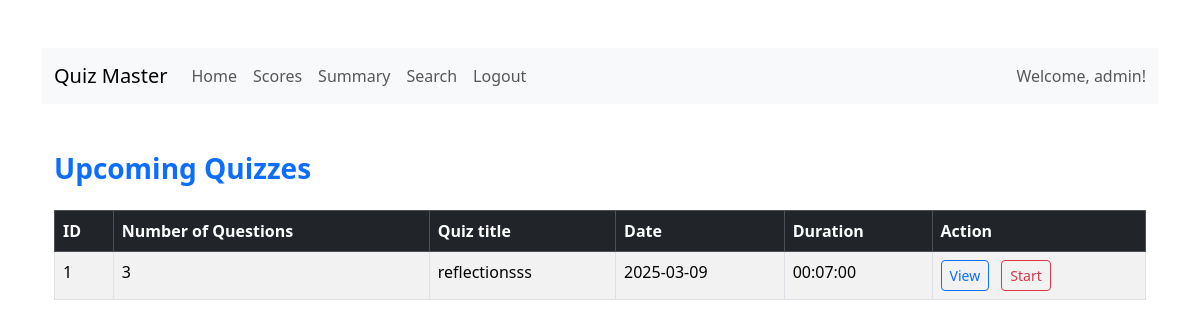
/dashboard/user/1, run on an earlier commit of the app's database.
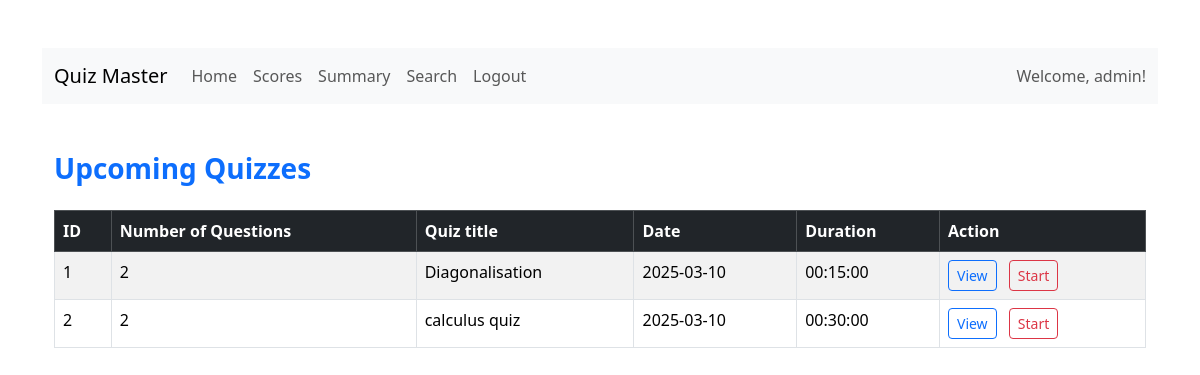
And on a later commit of the database.
### models/quiz.py (models this page shows)
class Quiz(db.Model):
    id = db.Column(db.Integer, primary_key=True)
    chapter_id = db.Column(db.Integer, db.ForeignKey('chapter.id'), nullable=False)
    quizdate = db.Column(db.Date)
    quizduration = db.Column(db.Time)
    quizname=db.Column(db.String(150), nullable=False,unique=True)
    questions = db.relationship('Question', backref='quiz', cascade="all, delete-orphan", lazy=True)
    scores = db.relationship('Score', backref='quiz', cascade="all, delete-orphan", lazy=True)
    @hybrid_property
    def noofquestions(self):
        return len(self.questions)

### app.py (the view)
@app.route("/dashboard/user/<int:id>", methods=["GET", "POST"])
def userdashboard(id):
    user=User.query.filter_by(id=id).first()
    name=user.fullname
    return render_template(
        "userdashboard.html",
        quizzes=Quiz.query.filter(Quiz.quizdate >= date.today()).all(),
        user=user,
        id=id,name=name
    )

### templates/userdashboard.html (shortened to what this page needs)
{% extends "base.html" %}
{% block content %}
<nav class="navbar navbar-expand-lg navbar-light bg-light">
    <div class="container-fluid">
      <a class="navbar-brand" href="{{ url_for('userdashboard', id=user.id) }}">Quiz Master</a>
      <div class="collapse navbar-collapse">
        <ul class="navbar-nav me-auto mb-2 mb-lg-0">
          <li class="nav-item"><a class="nav-link" href="{{ url_for('userdashboard', id=user.id) }}">Home</a></li>
          <li class="nav-item"><a class="nav-link" href="{{ url_for('userscores', id=user.id) }}">Scores</a></li>
          <li class="nav-item"><a class="nav-link" href="{{ url_for('usersummary', id=user.id) }}">Summary</a></li>
          <li class="nav-item"><a class="nav-link" href="{{ url_for('usersearch', id=user.id) }}">Search</a></li>
          <li class="nav-item"><a class="nav-link" href="{{ url_for('logout') }}">Logout</a></li>
        </ul>
        <span class="navbar-text ms-auto">Welcome, {{ user.fullname }}!</span>
      </div>
    </div>
  </nav>
<div class="container my-5">
    <h3 class="mb-4 text-primary fw-bold">Upcoming Quizzes</h3>
    <div class="table-responsive">
        <table class="table table-striped table-hover table-bordered">
            <thead class="table-dark">
                <tr>
                    <th scope="col">ID</th>
                    <th scope="col">Number of Questions</th>
                    <th scope="col">Quiz title</th>
                    <th scope="col">Date</th>
                    <th scope="col">Duration</th>
                    <th scope="col">Action</th>
                </tr>
            </thead>
            <tbody>
                {% for quiz in quizzes %}
                <tr>
                    <td>{{ quiz.id }}</td>
                    <td>{{quiz.noofquestions}}</td>
                    <td>{{quiz.quizname}}</td>
                    <td>{{ quiz.quizdate}}</td>
                    <td>{{ quiz.quizduration }}</td>
                    <td>
                        <button type="button" onclick="location.href='{{ url_for('userviewquiz', id=user.id,quizid=quiz.id) }}'" class="btn btn-outline-primary btn-sm me-2">View</button>
                        <button type="button" onclick="location.href='{{ url_for('userstartquiz', id=user.id,quizid=quiz.id) }}'" class="btn btn-outline-danger btn-sm">Start</button>
                    </td>
                </tr>
                {% endfor %}
            </tbody>
        </table>
    </div>
{% endblock %}

What changed in the data, as far as the page shows it:
changed Quiz id 1: noofquestions "3" → "2"; quizname "reflectionsss" → "Diagonalisation"; quizdate "2025-03-09" → "2025-03-10"; quizduration "00:07:00" → "00:15:00"
added Quiz: id "2", noofquestions "2", quizname "calculus quiz", quizdate "2025-03-10", quizduration "00:30:00"
